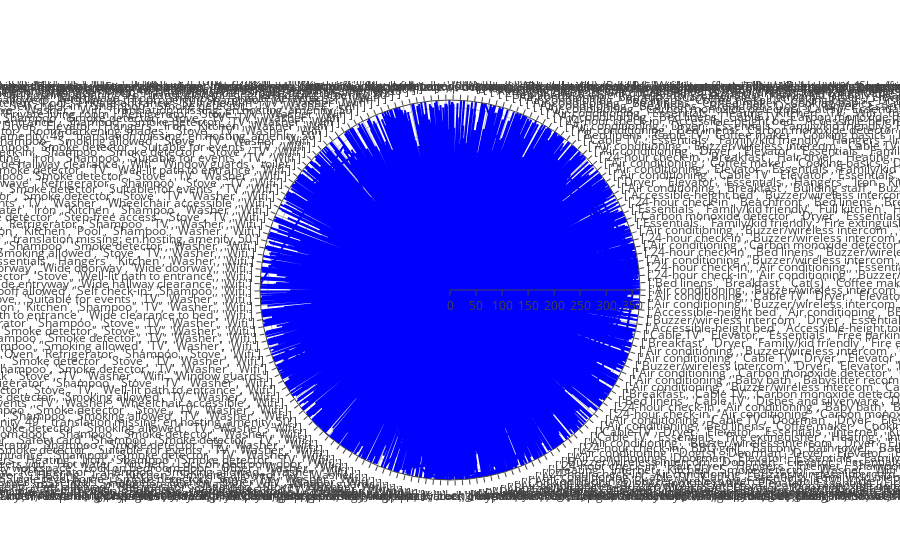

Notebook cell for this chart:
### Code cell
import plotly.graph_objects as go

fig7 = go.Figure(go.Scatterpolar(
    r = df['availability_365'],
    theta = df['amenities'],
    mode = 'lines',
    line_color = 'blue'
))
fig7.show()

### Figure 1 — Plotly figure (JSON) as saved in the notebook; plotly's stock layout.template omitted (floating-point values rounded to 4 significant figures; data arrays with more than 128 entries replaced by an {"elided": "..."} marker saying what was removed)
{"data": [{"line": {"color": "blue"}, "mode": "lines", "r": {"elided": "5555 int values"}, "theta": {"elided": "5555 str values"}, "type": "scatterpolar"}], "layout": {}}
